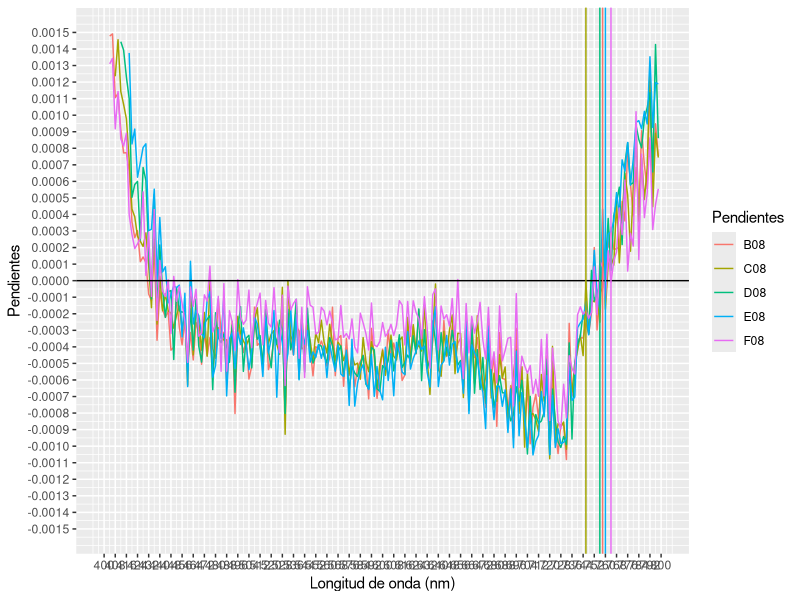
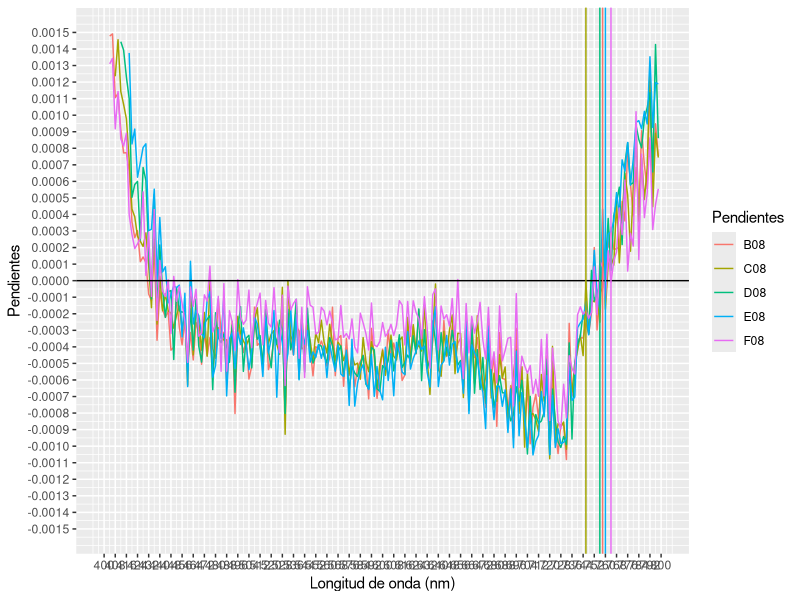

Write R code to recreate these figures, in order.
# Esta línea especifica el directorio de este archivo, pero sólo es necesario
# si se va a guardar el gráfico por código o el CSV no está en la misma carpeta,
# además debe actualizarse a cada usuario.
setwd("D:/Espectroscópicos")


# Esta función arroja el "vector" de pendientes de un vector de absorbancias
pend = function(lista){
        lista[ -length(lista)] - lista[-1]
}

# Esta función arroja el dataframe de lambda y pendientes a partir de un dataframe
# de lambda y absorbancias
framepend = function(df){
        framep = data.frame(
                lambda = unlist(df[1], use.names = FALSE)[-nrow(df)] 

        )
        for(i in 2:(length(colnames(df))) ){
                framep = cbind(framep, pend(unlist(df[i], use.names = FALSE)))
        }
        colnames(framep) = colnames(df)
        return(framep)
}


# Esta función recibe un dataframe, col1 tiene lambdas, el resto de columnas
# debe contener c/u un vector con la derivada de las absorbancias,
# arroja un "vector" con las lambdas correspondientes a
# las pendientes más cercanas a 0 entre las 2 lambdas, una por cada vector

ceros = function(df, lambdaizq=700, lambdader=800){
        cer = c()
        lam = c()
        a = abs(subset(df, df[1] > lambdaizq & df[1] < lambdader))
        rownames(a) = 1:nrow(a)
        for(i in 2:ncol(a) ) {
                #print(i)
                cero = min(a[i])
                #print(cero)
                cer = c(cer, cero)
                lamd = a[which(a[i] == cero),1]
                #print(lamd)
                lam = c(lam, lamd)
        }
        return(lam)
        
}




# Ejecución de ejemplo

# Estas líneas llaman a las librerías de las que se depende
library(ggplot2)
library(reshape2)

# Esta línea convierte el csv en data frame
ma = read.csv("Maiz.csv", header = T)

# Esta linea obtiene el dataframe de pendientes
map = framepend(ma)

# Esta línea obtiene el "vector" con las máximas absorbancias
maxabs = ceros(map)

# Esta línea cambia el formato del dataframe de pendientes para obtener otro df
# más cómodo de graficar
map2 = melt(map, id.vars = colnames(map)[1], variable.name = "Pendientes")

# limites en y
pinf = -0.0015
psup = 0.0015

# Este código construye el gráfico con Ggplot2
ggplot(map2, aes(lambda,value))+
  geom_line(aes(colour=Pendientes))+
  scale_x_continuous(name="Longitud de onda (nm)", breaks = seq(400,800,8), limits = c(400,800))+
  scale_y_continuous(name="Pendientes", breaks = seq(pinf,psup,0.0001), limits = c(pinf,psup))+
  geom_hline(yintercept = 0)+
  geom_vline(xintercept = maxabs, colour=c("#F8766D", "#A3A500", "#00BF7D", "#00B0F6", "#E76BF3"))


ggsave("5_series_de_maiz.png",
       width = 60,
       height = 40,
       units = "cm",
       dpi = 300
       )









# Código anterior no general

#plot(map2$lambda~map2$series, map2$value~map2$series)

# ggplot(data = map, aes(x=ï..lambda))+
#         geom_line(aes(ï..lambda, B08, colour="B08"))+
#         geom_line(aes(ï..lambda, C08, colour="C08"))+
#         geom_line(aes(ï..lambda, D08, colour="D08"))+
#         geom_line(aes(ï..lambda, E08, colour="E08"))+
#         geom_line(aes(ï..lambda, F08, colour="F08"))+
#         
#         #ylim(-0.001,0.001)+
#         #xlim(400,800)+
#         scale_x_continuous(name="Longitud de onda (nm)", breaks = seq(400,800,8), limits = c(400,800))+
#         scale_y_continuous(name="Absorbancia", breaks = seq(-0.001,0.001,0.0001), limits = c(-0.001,0.001))
#         
# 
# mad = data.frame(
#  lambda = ma$ï..lambda[-301],
#  dB08 = ma$B08..T1.R2.[-301] - ma$B08..T1.R2.[-1],
#  dC08 = ma$C08..T2.R2.[-301] - ma$C08..T2.R2.[-1],
#  dD08 = ma$D08..T3.R2.[-301] - ma$D08..T3.R2.[-1],
#  dE08 = ma$E08..T4.R2.[-301] - ma$E08..T4.R2.[-1],
#  dF08 = ma$F08..control.R2.[-301] - ma$F08..control.R2.[-1]
# )
# 
# png(filename = "maiz.png", width = 6000, height = 3500)
# plot(mad$lambda,
#      mad$dB08,
#      type="l",
#      xlim=c(350, 800),
#      ylim=c(-0.005, 0.005),
#      xaxt="n",
#      lwd=2)
# axis(1, at = seq(350,800, by=2))
# abline(h=0,
#        col="red")
# abline(v=seq(350, 798, by=2),
#        col=c("green", "blue"))
# #  grid()
# 
# dev.off()
# 
# 
# 
# 
# 
# 
# # Para obtener cercanos a 0
# which(mad$dB08[which(mad$lambda > 350)] > -0.00008 & mad$dB08[which(mad$lambda > 350)] < 0.00008)
# 
# which(abs(mad$dB08[which(mad$lambda > 350)]) < 0.00005)
# 
# min(abs(mad$dB08[which(mad$lambda > 350)]))
# 
